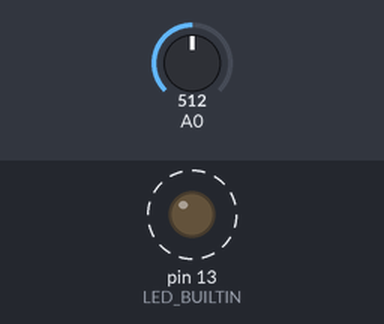
This sketch was run on a simulated Arduino Uno, built with avr-gcc and run on an emulated ATmega328P. Parts: output pins drawn as LEDs (lit = HIGH). Dashed ring = blinking. The inputs (shaded band) are chosen by the test bench; at power-on: A0 = 512.

Above: at 1.8 s.
1.9 s: A0 set to 306
At 2.2 s:
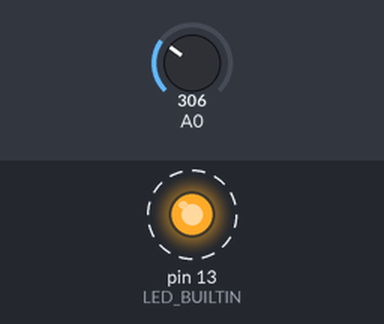
5.4 s: A0 set to 122
At 5.57 s:
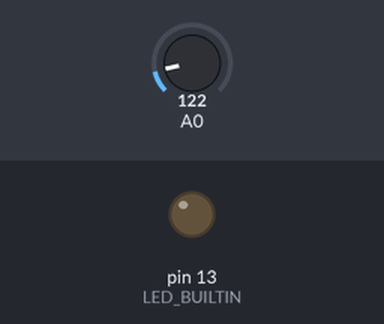
Timing chart, 0 to 14.9 s (numbered marks = the images above; inputs shaded):
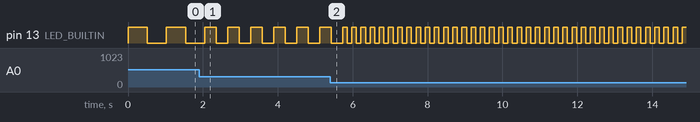

Measured:
- after the input at 1.9 s, pin 13 (LED_BUILTIN): alternates HIGH for 0.31 s and LOW for 0.31 s, starting after 0.46 s
- by itself, pin 13 (LED_BUILTIN): alternates HIGH for 0.51 s and LOW for 0.51 s

The sketch:

UD1_PotLED.ino
```cpp
void setup() {
  // Esto sólo se ejecutará una vez
  pinMode(LED_BUILTIN, OUTPUT);
}

void loop() {
  // Todo lo que esté dentro de loop se repetirá indefinidamente

  int sensorValue = analogRead(A0);
  delay(1);

  digitalWrite(LED_BUILTIN, HIGH);   // enciende el LED (5v)
  delay(sensorValue);                // espera

  digitalWrite(LED_BUILTIN, LOW);    // apaga el LED (0v)
  delay(sensorValue);
}
```
